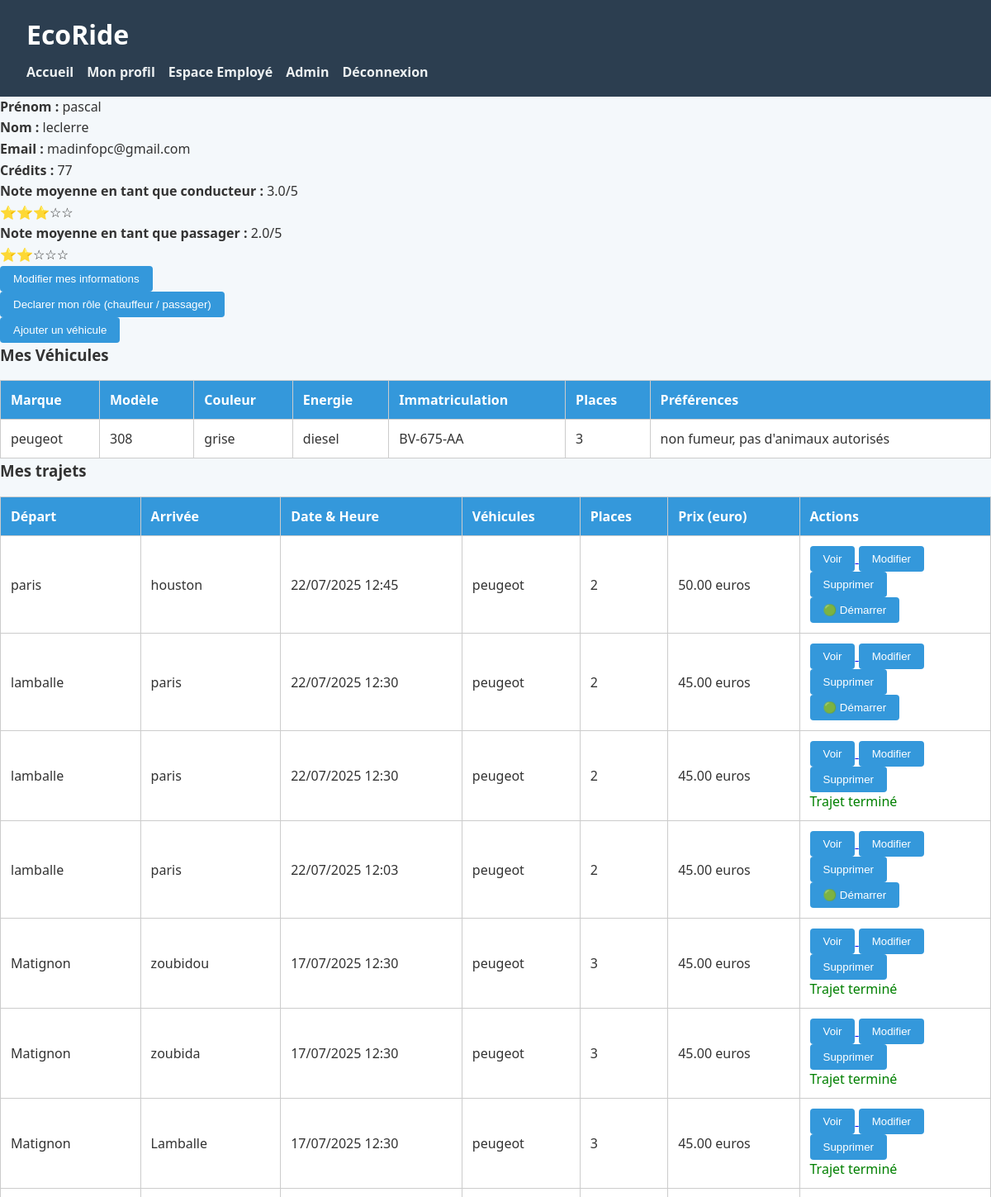
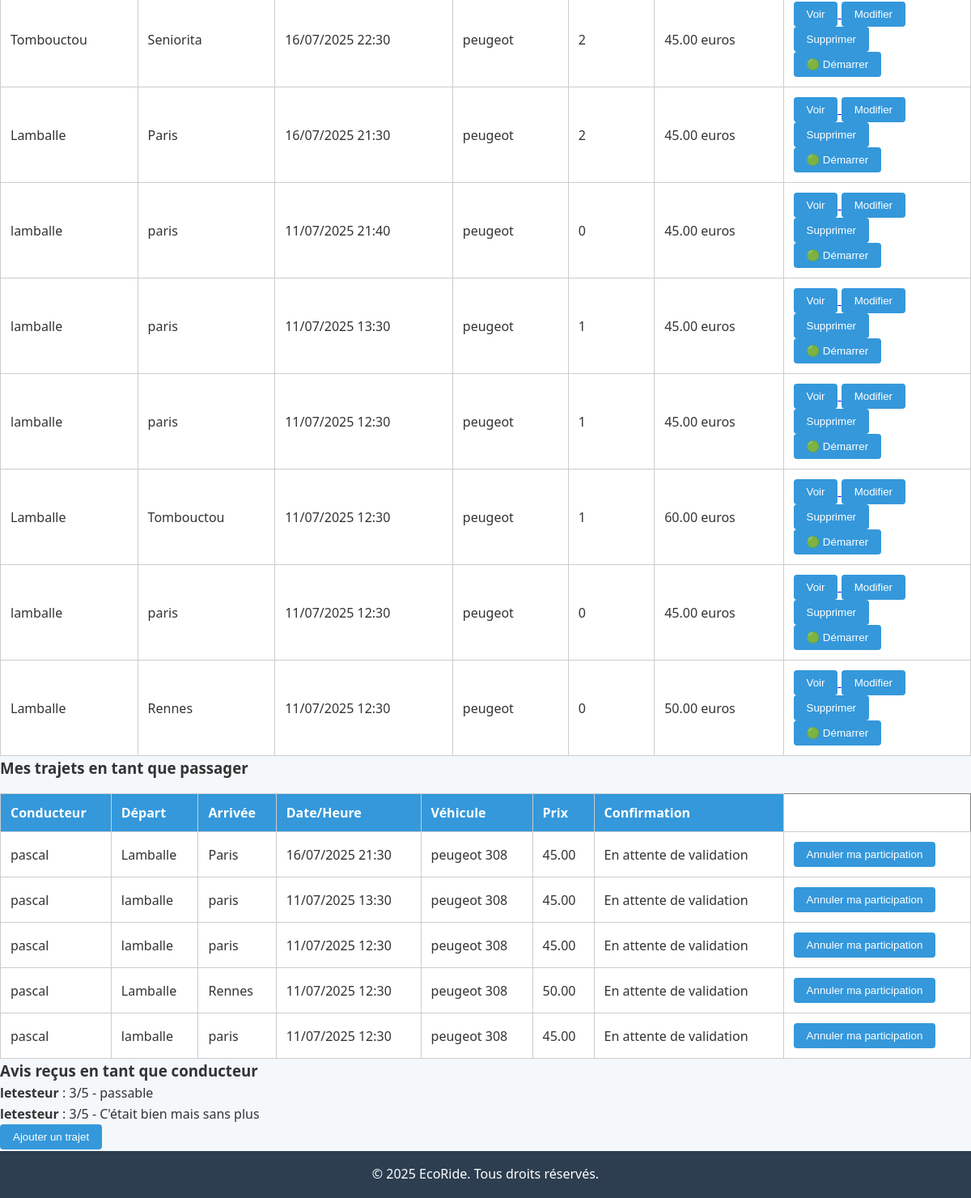
The page /covoiturage/index.php?page=profile (signed in) on the database its author committed (2 pictures, top to bottom).
### tables this page shows
CREATE TABLE `users` (
  `id` int NOT NULL,
  `firstname` varchar(100) NOT NULL,
  `lastname` varchar(100) NOT NULL,
  `email` varchar(150) NOT NULL,
  `password` varchar(255) NOT NULL,
  `credits` int DEFAULT '20',
  `created_at` timestamp NULL DEFAULT CURRENT_TIMESTAMP,
  `is_driver` tinyint(1) DEFAULT '0',
  `is_passenger` tinyint(1) DEFAULT '0',
  `is_employee` tinyint(1) NOT NULL DEFAULT '0',
  `is_admin` tinyint(1) DEFAULT '0',
  `is_suspended` tinyint(1) DEFAULT '0'
);

CREATE TABLE `vehicles` (
  `id` int NOT NULL,
  `user_id` int NOT NULL,
  `brand` varchar(100) DEFAULT NULL,
  `model` varchar(100) DEFAULT NULL,
  `color` varchar(50) DEFAULT NULL,
  `energy` varchar(50) DEFAULT NULL,
  `plate_number` varchar(20) DEFAULT NULL,
  `registration_date` date DEFAULT NULL,
  `seats` int DEFAULT NULL,
  `preferences` text
);

CREATE TABLE `trips` (
  `id` int NOT NULL,
  `user_id` int NOT NULL,
  `vehicle_id` int NOT NULL,
  `departure_city` varchar(100) DEFAULT NULL,
  `arrival_city` varchar(100) DEFAULT NULL,
  `departure_datetime` datetime DEFAULT NULL,
  `arrival_datetime` datetime DEFAULT NULL,
  `seats_available` int DEFAULT NULL,
  `price` decimal(5,2) DEFAULT NULL,
  `created_at` timestamp NULL DEFAULT CURRENT_TIMESTAMP,
  `is_started` tinyint(1) DEFAULT '0',
  `is_completed` tinyint(1) DEFAULT '0'
);

CREATE TABLE `trip_participants` (
  `id` int NOT NULL,
  `trip_id` int NOT NULL,
  `user_id` int NOT NULL,
  `created_at` timestamp NULL DEFAULT CURRENT_TIMESTAMP,
  `is_confirmed` tinyint DEFAULT '0'
);

CREATE TABLE `reviews` (
  `id` int NOT NULL,
  `trip_id` int NOT NULL,
  `reviewer_id` int NOT NULL,
  `passenger_id` int DEFAULT NULL,
  `driver_id` int DEFAULT NULL,
  `rating` int NOT NULL,
  `content` text,
  `created_at` datetime DEFAULT CURRENT_TIMESTAMP,
  `status` varchar(20) DEFAULT 'pending'
);

### covoiturage/controllers/UserController.php (called while the page is built, shortened)
<?php
class UserController {
    public function profile() {
        $db = connectDB();
        $user = null;
        $vehicles = [];
        $joinedTrips = [];
        try {
            $stmt = $db->prepare("SELECT firstname, lastname, email, credits, is_driver FROM users WHERE id = ?");
            $stmt->execute([$_SESSION['user_id']]);
            $user = $stmt->fetch(PDO::FETCH_ASSOC);
            $stmt = $db->prepare("SELECT * FROM vehicles WHERE user_id = ?");
            $stmt->execute([$_SESSION['user_id']]);
            $vehicles = $stmt->fetchAll(PDO::FETCH_ASSOC);
            $stmt = $db->prepare("SELECT t.*, v.brand, v.model, v.plate_number
                                  FROM trips t
                                  JOIN vehicles v ON t.vehicle_id = v.id
                                  WHERE t.user_id = ?
                                  ORDER BY t.departure_datetime DESC");
            $stmt->execute([$_SESSION['user_id']]);
            $trips = $stmt->fetchAll(PDO::FETCH_ASSOC);
            $stmt = $db->prepare("
                SELECT t.*, tp.is_confirmed, u.firstname AS driver_firstname, v.brand, v.model
                FROM trip_participants tp
                JOIN trips t ON tp.trip_id = t.id
                JOIN users u ON t.user_id = u.id
                JOIN vehicles v ON t.vehicle_id = v.id
                WHERE tp.user_id = ?
                ORDER BY t.departure_datetime DESC
            ");
            $stmt->execute([$_SESSION['user_id']]);
            $joinedTrips = $stmt->fetchAll(PDO::FETCH_ASSOC);
        } catch (PDOException $e) {
            echo "Erreur de chargement du profil : " . $e->getMessage();
        }
            $stmt = $db->prepare("SELECT r.rating, r.content, u.firstname AS reviewer_name
                                  FROM reviews r
                                  JOIN users u ON r.reviewer_id = u.id
                                  WHERE r.driver_id = ?");
            $stmt->execute([$_SESSION['user_id']]);
            $reviews_received = $stmt->fetchAll(PDO::FETCH_ASSOC);
            $stmt = $db->prepare("SELECT AVG(rating) FROM reviews WHERE driver_id = ?");
            $stmt->execute([$_SESSION['user_id']]);
            $avgDriverRating = $stmt->fetchColumn();
            $stmt = $db->prepare("SELECT AVG(rating) FROM reviews WHERE passenger_id = ?");
            $stmt->execute([$_SESSION['user_id']]);
            $avgPassengerRating = $stmt->fetchColumn();
        require 'views/profile.php';
    }
}

### covoiturage/index.php (called while the page is built)
<?php
require_once 'router.php';

### covoiturage/views/profile.php (the view, shortened to what this page needs)
<link rel="stylesheet" href="assets/css/style.css">
<?php require 'views/partials/header.php'; ?>
<?php if (!empty($user)): ?>
    <p><strong>Prénom : </strong> <?= htmlspecialchars($user['firstname']) ?></p>
    <p><strong>Nom : </strong> <?= htmlspecialchars($user['lastname']) ?></p>
    <p><strong>Email : </strong> <?= htmlspecialchars($user['email']) ?></p>
    <p><strong>Crédits : </strong> <?= htmlspecialchars($user['credits']) ?> </p>
<?php if (!empty($avgDriverRating)): ?>
    <p><strong>Note moyenne en tant que conducteur :</strong> <?= number_format($avgDriverRating, 1) ?>/5</p>
    <p>
        <?php
        for ($i = 1; $i <= 5; $i++) {
            echo $i <= round($avgDriverRating) ? '⭐' : '☆';
        }
        ?>
    </p>
<?php endif; ?>
<?php if (!empty($avgPassengerRating)): ?>
    <p><strong>Note moyenne en tant que passager :</strong> <?= number_format($avgPassengerRating, 1) ?>/5</p>
    <p>
        <?php
        for ($i = 1; $i <= 5; $i++) {
            echo $i <= round($avgPassengerRating) ? '⭐' : '☆';
        }
        ?>
    </p>
<?php endif; ?>
<p>
    <a href="index.php?page=edit-profile">
        <button> Modifier mes informations </button>
    </a>
</p>
<p>
    <a href="index.php?page=select-role">
        <button> Declarer mon rôle (chauffeur / passager) </button>
    </a>
</p>
<?php
if (!empty($user['is_driver']) && $user['is_driver'] == 1): ?>
    <p>
        <a href="index.php?page=add-vehicle">
            <button>Ajouter un véhicule</button>
        </a>
    </p>
<?php endif; ?>
<?php if (!empty($vehicles)): ?>
    <h3>Mes Véhicules</h3>
    <table border="1" cellpadding="5" cellspacing="0">
        <thead>
            <tr>
                <th>Marque</th>
                <th>Modèle</th>
                <th>Couleur</th>
                <th>Energie</th>
                <th>Immatriculation</th>
                <th>Places</th>
                <th>Préférences</th>
            </tr>
        </thead>
        <tbody>
            <?php foreach ($vehicles as $v) : ?>
                <tr>
                    <td><?= htmlspecialchars($v['brand']) ?></td>
                    <td><?= htmlspecialchars($v['model']) ?></td>
                    <td><?= htmlspecialchars($v['color']) ?></td>
                    <td><?= htmlspecialchars($v['energy']) ?></td>
                    <td><?= htmlspecialchars($v['plate_number']) ?></td>
                    <td><?= htmlspecialchars($v['seats']) ?></td>
                    <td><?= htmlspecialchars($v['preferences']) ?></td>
                </tr>
            <?php endforeach; ?>
        </tbody>
    </table>
<?php else: ?>
    <p>Aucun véhicule enregistré.</p>
<?php endif; ?>
<?php if (!empty($trips)): ?>
    <h3> Mes trajets </h3>
    <table border="1" cellpadding="5" cellspacing="0">
        <thead>
            <tr>
                <th>Départ</th>
                <th>Arrivée</th>
                <th>Date & Heure </th>
                <th>Véhicules</th>
                <th>Places</th>
                <th>Prix (euro)</th>
                <th>Actions</th>
            </tr>
        </thead>
        <tbody>
             <?php foreach ($trips as $trip): ?>
                <tr>
                    <td><?= htmlspecialchars($trip['departure_city']) ?> </td>
                    <td><?= htmlspecialchars($trip['arrival_city']) ?> </td>
                    <td>
                        <?php
                        if (!empty($trip['departure_datetime']) && strtotime($trip['departure_datetime']) !== false) {
                        echo date('d/m/Y H:i', strtotime($trip['departure_datetime']));
                        } else {
                        echo '<span class="text-muted">Date non définie</span>';
                        }
                        ?>
                    </td>
                    <td><?= htmlspecialchars($trip['brand']) ?></td>
                    <td><?= htmlspecialchars($trip['seats_available']) ?></td>
                    <td><?= htmlspecialchars($trip['price']); ?> euros</td>
                    <td>
                        <a href="index.php?page=trip-details&id=<?= $trip['id'] ?>">
                            <button>Voir</button>
                        </a>
                        <a href="index.php?page=edit-trip&id=<?= $trip['id'] ?>">
                            <button> Modifier</button>
                        </a>
                        <form method="POST" action="index.php?page=delete-trip" onsubmit="return confirm('Supprimer ce trajet ?');">
                            <button type="submit"> Supprimer</button>
                        </form>
                        <?php if ($trip['is_completed']): ?>
                            <span style="color: green;">Trajet terminé</span>
                        <?php else: ?>
                            <form method="POST" action="index.php?page=start-trip" onsubmit="return confirm('Démarrer ce covoiturage ?');">
                                <button type="submit">🟢 Démarrer</button>
                            </form>
                        <?php endif; ?>
                    </td>
                </tr>
            <?php endforeach; ?>
        </tbody>
    </table>
<?php else: ?>
     <p> Aucun trajet enregistré. </p>
<?php endif; ?>
<h3> Mes trajets en tant que passager </h3>
<?php if (!empty($joinedTrips)): ?>
    <table border="1" cellpadding="5" cellspacing="0">
        <thead>
            <tr>
                <th>Conducteur</th>
                <th>Départ</th>
                <th>Arrivée</th>
                <th>Date/Heure</th>
                <th>Véhicule</th>
                <th>Prix</th>
                <th>Confirmation</th>
            </tr>
        </thead>
        <tbody>
            <?php foreach ($joinedTrips as $trip): ?>
                <tr>
                    <td><?= htmlspecialchars($trip['driver_firstname']) ?></td>
                    <td><?= htmlspecialchars($trip['departure_city']) ?></td>
                    <td><?= htmlspecialchars($trip['arrival_city']) ?></td>
                    <td><?= date('d/m/Y H:i', strtotime($trip['departure_datetime'])) ?></td>
                    <td><?= htmlspecialchars($trip['brand'] . ' ' . $trip['model']) ?></td>
                    <td><?= htmlspecialchars($trip['price']) ?></td>
                    <td>
                        <?php if ($trip['is_completed'] && !$trip['is_confirmed']): ?>
                             <form method="POST" action="index.php?page=confirm-trip" style="display:inline;">
                                <input type="hidden" name="trip_id" value="<?= $trip['id'] ?>">
                                <input type="hidden" name="status" value="ok">
                                <button type="submit">✅ Tout s'est bien passé </button>
                            </form>
                            <form method="POST" action="index.php?page=confirm-trip" style="display:inline;">
                                <input type="hidden" name="trip_id" value="<?= $trip['id'] ?>">
                                <input type="hidden" name="status" value="problem">
                                <button type="submit">❌ Signaler un problème</button>
                            </form>
                        <?php elseif ($trip['is_confirmed'] == 1): ?>
                            <span style="color:green;">Validé</span>
                        <?php elseif ($trip['is_confirmed'] == -1): ?>
                            <span style="color:red;">Problème signalé</span>
                        <?php else: ?>
                            <span>En attente de validation</span>
                        <?php endif; ?>
                    </td>
                    <td>
                        <form method="POST" action="index.php?page=cancel-participation" onsubmit="return confirm('Annuler votre participation à ce trajet ?');">
                            <button type="submit">Annuler ma participation</button>
                        </form>
                    </td>
                </tr>
            <?php endforeach; ?>
        </tbody>
    </table>
<?php else: ?>
    <p> Vous n'avez pas encore participé à de trajets.</p>
<?php endif; ?>
<?php if (!empty($reviews_received)): ?>
    <h3>Avis reçus en tant que conducteur</h3>
    <ul>
        <?php foreach ($reviews_received as $r): ?>
            <li><strong><?= htmlspecialchars($r['reviewer_name'])?></strong> : <?= $r['rating'] ?>/5 - <?= htmlspecialchars($r['content'])?></li>
        <?php endforeach; ?>
    </ul>
<?php endif; ?>
<?php if (!empty($user['is_driver']) && $user['is_driver'] == 1): ?>
    <p>
        <a href="index.php?page=add-trip">
            <button>Ajouter un trajet</button>
        </a>
    </p>
<?php require 'views/partials/footer.php'; ?>
<?php endif; ?>
<?php endif;

### covoiturage/router.php (shortened to what this page needs)
<?php
require_once './controllers/UserController.php';
$page = $_GET['page'] ?? 'home';
switch ($page) {
    case 'profile':
        $controller = new UserController();
        $controller->profile();
        break;
}

### covoiturage/views/partials/header.php (shortened to what this page needs)
<!DOCTYPE html>
<html lang="fr">
<head>
    <link rel="stylesheet" href="assets/css/style.css">
</head>
<body>
<header class="site-header">
    <h1 class="site-title">EcoRide</h1>
    <nav class="navbar">
        <ul>
            <li><a href="index.php?page=home">Accueil</a></li>
            <?php if (!empty($_SESSION['user_id'])): ?>
                <li><a href="index.php?page=profile">Mon profil</a></li>
                <?php if (!empty($_SESSION['is_employee'])): ?>
                    <li><a href="index.php?page=employee-dashboard">Espace Employé</a></li>
                <?php endif; ?>
                <?php if (!empty($_SESSION['is_admin'])): ?>
                    <li><a href="index.php?page=admin-dashboard">Admin</a></li>
                <?php endif; ?>
                <li><a href="index.php?page=logout">Déconnexion</a></li>
            <?php else: ?>
                <li><a href="index.php?page=login">Connexion</a></li>
                <li><a href="index.php?page=register">Inscription</a></li>
            <?php endif; ?>
        </ul>
    </nav>
</header>

### covoiturage/views/partials/footer.php
<footer class="site-footer">
    <p>&copy; <?= date('Y') ?> EcoRide. Tous droits réservés.</p>
</footer>
</body>
</html>

### covoiturage/assets/css/style.css (style rules this page uses)
* { margin: 0; padding: 0; box-sizing: border-box; }
body { font-family: 'Segoe UI', Tahoma, Geneva, Verdana, sans-serif; background: #f4f8fb; color: #333; line-height: 1.6; padding-bottom: 60px; }
.site-header { background-color: #2c3e50; color: white; padding: 1rem 2rem; }
.site-title { font-size: 2rem; margin-bottom: 0.5rem; }
.navbar ul { list-style: none; display: flex; flex-wrap: wrap; gap: 1rem; }
.navbar a { color: #ecf0f1; text-decoration: none; font-weight: bold; transition: color 0.2s ease; }
.site-footer { background: #2c3e50; color: white; text-align: center; padding: 1rem; position: fixed; bottom: 0; left: 0; width: 100%; }
table { width: 100%; border-collapse: collapse; margin-top: 1rem; background: white; }
table th, table td { padding: 0.75rem; text-align: left; border: 1px solid #ccc; }
th { background-color: #3498db; color: white; }
button { padding: 0.5rem 1rem; background-color: #3498db; color: white; border: none; cursor: pointer; border-radius: 4px; }

### rows shown on the page
users: firstname "pascal", lastname "leclerre", email "madinfopc@gmail.com", credits "77"
vehicles: brand "peugeot", model "308", color "grise", energy "diesel", plate_number "BV-675-AA", seats "3", preferences "non fumeur, pas d'animaux autorisés"
trips: departure_city "paris", arrival_city "houston", departure_datetime "22/07/2025 12:45", vehicle.brand "peugeot", seats_available "2", price "50.00"
trips: departure_city "lamballe", arrival_city "paris", departure_datetime "22/07/2025 12:30", vehicle.brand "peugeot", seats_available "2", price "45.00"
trips: departure_city "lamballe", arrival_city "paris", departure_datetime "22/07/2025 12:30", vehicle.brand "peugeot", seats_available "2", price "45.00", is_completed "Trajet terminé"
trips: departure_city "lamballe", arrival_city "paris", departure_datetime "22/07/2025 12:03", vehicle.brand "peugeot", seats_available "2", price "45.00"
trips: departure_city "Matignon", arrival_city "zoubidou", departure_datetime "17/07/2025 12:30", vehicle.brand "peugeot", seats_available "3", price "45.00", is_completed "Trajet terminé"
trips: departure_city "Matignon", arrival_city "zoubida", departure_datetime "17/07/2025 12:30", vehicle.brand "peugeot", seats_available "3", price "45.00", is_completed "Trajet terminé"
trips: departure_city "Matignon", arrival_city "Lamballe", departure_datetime "17/07/2025 12:30", vehicle.brand "peugeot", seats_available "3", price "45.00", is_completed "Trajet terminé"
trips: departure_city "Tombouctou", arrival_city "Seniorita", departure_datetime "16/07/2025 22:30", vehicle.brand "peugeot", seats_available "2", price "45.00"
trips: departure_city "Lamballe", arrival_city "Paris", departure_datetime "16/07/2025 21:30", vehicle.brand "peugeot", seats_available "2", price "45.00"
trips: departure_city "lamballe", arrival_city "paris", departure_datetime "11/07/2025 21:40", vehicle.brand "peugeot", seats_available "0", price "45.00"
trips: departure_city "lamballe", arrival_city "paris", departure_datetime "11/07/2025 13:30", vehicle.brand "peugeot", seats_available "1", price "45.00"
trips: departure_city "lamballe", arrival_city "paris", departure_datetime "11/07/2025 12:30", vehicle.brand "peugeot", seats_available "1", price "45.00"
trips: departure_city "Lamballe", arrival_city "Tombouctou", departure_datetime "11/07/2025 12:30", vehicle.brand "peugeot", seats_available "1", price "60.00"
trips: departure_city "lamballe", arrival_city "paris", departure_datetime "11/07/2025 12:30", vehicle.brand "peugeot", seats_available "0", price "45.00"
trips: departure_city "Lamballe", arrival_city "Rennes", departure_datetime "11/07/2025 12:30", vehicle.brand "peugeot", seats_available "0", price "50.00"
trip_participants: user.firstname "pascal", trip.departure_city "Lamballe", trip.arrival_city "Paris", trip.departure_datetime "16/07/2025 21:30", vehicles.brand+model "peugeot 308", trip.price "45.00", is_confirmed "En attente de validation"
trip_participants: user.firstname "pascal", trip.departure_city "lamballe", trip.arrival_city "paris", trip.departure_datetime "11/07/2025 13:30", vehicles.brand+model "peugeot 308", trip.price "45.00", is_confirmed "En attente de validation"
trip_participants: user.firstname "pascal", trip.departure_city "lamballe", trip.arrival_city "paris", trip.departure_datetime "11/07/2025 12:30", vehicles.brand+model "peugeot 308", trip.price "45.00", is_confirmed "En attente de validation"
trip_participants: user.firstname "pascal", trip.departure_city "Lamballe", trip.arrival_city "Rennes", trip.departure_datetime "11/07/2025 12:30", vehicles.brand+model "peugeot 308", trip.price "50.00", is_confirmed "En attente de validation"
trip_participants: user.firstname "pascal", trip.departure_city "lamballe", trip.arrival_city "paris", trip.departure_datetime "11/07/2025 12:30", vehicles.brand+model "peugeot 308", trip.price "45.00", is_confirmed "En attente de validation"
reviews: reviewer.firstname "letesteur", rating "3", content "passable"
reviews: reviewer.firstname "letesteur", rating "3", content "C'était bien mais sans plus"

### other values the page prints
$avgDriverRating "3.0"
$avgPassengerRating "2.0"
